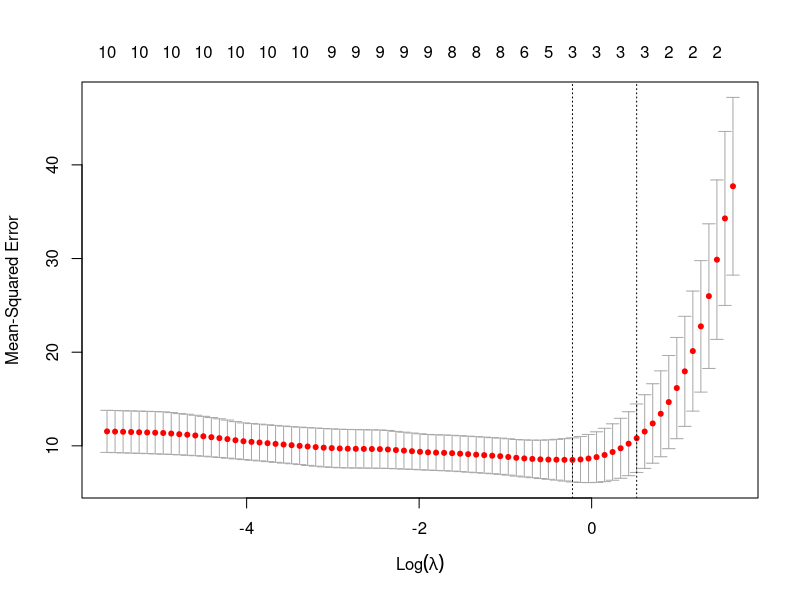
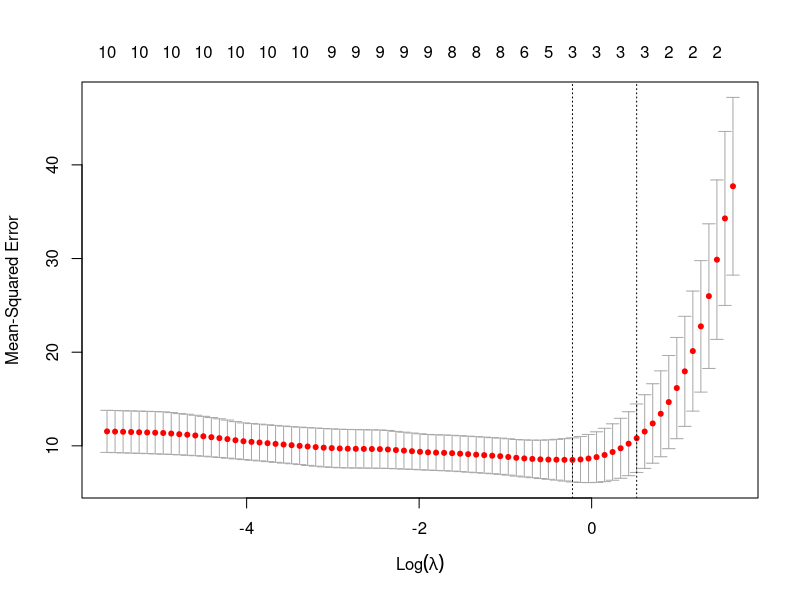

The R source for these figures, in order:
## ---- chunk 1
# Instalar glmnet solo si no está disponible
# if (!requireNamespace("glmnet", quietly = TRUE)) {
#  install.packages("glmnet")
#}

library(glmnet)

data(mtcars)

# Variable respuesta
y <- mtcars$mpg

# glmnet requiere que los predictores estén en una matriz
X <- model.matrix(mpg ~ ., data = mtcars)[, -1]

dim(X)
head(X)
## ---- chunk 2
set.seed(123)

modelo_lasso <- cv.glmnet(
  x = X,
  y = y,
  alpha = 1
)

plot(modelo_lasso)
## ---- chunk 3
set.seed(123)

grilla_lambda <- 10^seq(2, -3, length.out = 100) # lambda grid

modelo2_lasso <- cv.glmnet(
  x            = X,
  y            = y,
  alpha        = 1,            
  lambda       = grilla_lambda, # grid 
  nfolds       = 10,            # 10 folds
  type.measure = "mse"
)

plot(modelo_lasso)

lambda_optimo_grid <- modelo2_lasso$lambda.min
lambda_optimo_grid
## ---- chunk 4
lambda_optimo <- modelo_lasso$lambda.min
lambda_1se <- modelo_lasso$lambda.1se

lambda_optimo
lambda_1se
## ---- chunk 5
mean((y - predict(modelo_lasso, X, s = "lambda.min"))^2)
mean((y - predict(modelo_lasso, X, s = "lambda.1se"))^2)
mean((y - predict(modelo2_lasso, X, s = "lambda.min"))^2)

## ---- chunk 6
coeficientes <- as.matrix(
  coef(modelo_lasso, s =lambda_optimo)
)

coeficientes
coeficientes!=0
## ---- chunk 7
coeficientes <- as.matrix(
  coef(modelo_lasso, s =lambda_1se)
)

coeficientes
coeficientes!=0
## ---- chunk 8
coef_min <- as.matrix(coef(modelo_lasso, s = modelo_lasso$lambda.min))
coef_1se <- as.matrix(coef(modelo_lasso, s = modelo_lasso$lambda.1se))

coef_1se / coef_min
